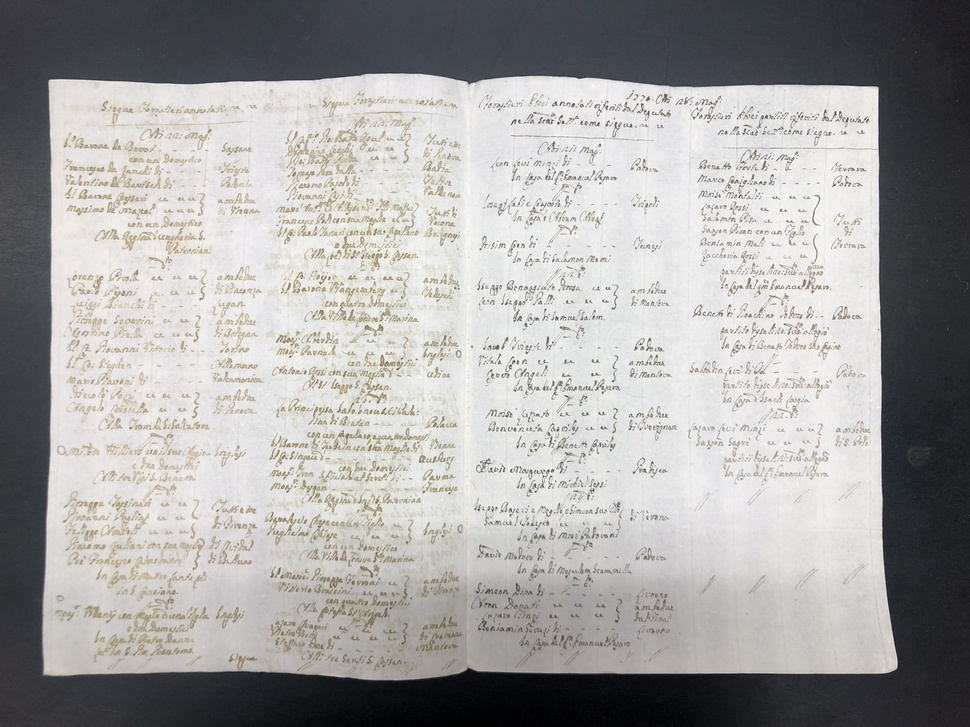
#> input picture core/annotator/data2/img3.jpg, 970 x 727 px, shrunk from 4032 x 3024 before the run
$ python -i preprocess.py   (imports and definitions only)
#> lines starting #> are read from the running program, lines starting #| are printed output that depends on the picture; after the words box and inside, x2 and y2 are one past the last pixel; in counts of white or black regions, pixels touching at a corner belong together
"""Page preprocessing: page crop, illumination flattening, ink binarisation.

All later stages work on the boolean ink mask returned by `binarise`.
"""
from __future__ import annotations

from dataclasses import dataclass

import cv2
import numpy as np
from scipy.ndimage import median_filter


def paper_mask(bgr: np.ndarray, erode: int = 25, sat_max: int = 36) -> np.ndarray:
    """Boolean mask of the sheet: largest non-desk region with holes filled.

    The desk is either strongly coloured (wood) or dark; paper is neither.
    Thresholds are deliberately loose so shadows and colour casts on the
    paper stay inside the mask: on the two test pages shaded paper reaches a
    saturation of about 28, while the desk is above 45 or much darker.
    """
    k = cv2.getStructuringElement(cv2.MORPH_ELLIPSE, (35, 35))
    clean = cv2.GaussianBlur(cv2.morphologyEx(bgr, cv2.MORPH_CLOSE, k), (0, 0), 4)
    hsv = cv2.cvtColor(clean, cv2.COLOR_BGR2HSV)
    s, v = hsv[..., 1].astype(np.float32), hsv[..., 2].astype(np.float32)
    v_paper = np.percentile(v[s < 25], 50) if (s < 25).any() else 200.0
    raw = ((s < sat_max) & (v > 0.45 * v_paper)).astype(np.uint8)
    # opening wider than any sliver of pale desk that hugs the sheet edge
    k_open = max(15, int(0.05 * bgr.shape[1])) | 1
    raw = cv2.morphologyEx(raw, cv2.MORPH_OPEN, np.ones((k_open, k_open), np.uint8))
    n, lab, stats, _ = cv2.connectedComponentsWithStats(raw)
    if n < 2:
        return np.ones(bgr.shape[:2], bool)
    j = 1 + int(np.argmax(stats[1:, cv2.CC_STAT_AREA]))
    cnts, _ = cv2.findContours((lab == j).astype(np.uint8), cv2.RETR_EXTERNAL, cv2.CHAIN_APPROX_SIMPLE)
    filled = np.zeros(bgr.shape[:2], np.uint8)
    cv2.drawContours(filled, cnts, -1, 1, cv2.FILLED)  # outline with holes filled
    filled = _straighten_edges(filled.astype(bool))
    filled = cv2.erode(filled.astype(np.uint8), np.ones((erode, erode), np.uint8))
    return filled.astype(bool)


def _straighten_edges(mask: np.ndarray, window: float = 0.25, slack: int = 10) -> np.ndarray:
    """Clip bulges of the sheet mask that stick out past its typical edge.

    A sheet edge is close to straight, so the outermost mask pixel of each row
    (or column) should follow a running median of its neighbours. Patches of
    pale desk that survive the colour test show up as local bulges and are cut.
    """
    out = mask.copy()
    for axis in (0, 1):  # 0: left/right edge per row, 1: top/bottom edge per column
        m = out if axis == 0 else out.T
        has = m.any(axis=1)
        if has.sum() < 10:
            continue
        idx = np.arange(m.shape[1])
        lo = np.where(has, np.where(m, idx, m.shape[1]).min(axis=1), 0)
        hi = np.where(has, np.where(m, idx, -1).max(axis=1), 0)
        size = max(3, int(window * has.sum())) | 1
        lo_med = median_filter(lo[has], size=size, mode="nearest")
        hi_med = median_filter(hi[has], size=size, mode="nearest")
        keep = np.zeros_like(m)
        rows = np.where(has)[0]
        inside = (idx[None, :] >= (lo_med - slack)[:, None]) & (idx[None, :] <= (hi_med + slack)[:, None])
        keep[rows] = inside
        m &= keep  # in-place on `out` (or its transpose view)
    return out


def cut_fold(ink: np.ndarray, min_frac: float = 0.3, edge_frac: float = 0.15) -> np.ndarray:
    """Blank out a gutter fold shadow and everything beyond it (facing page)."""
    h, w = ink.shape
    out = ink.copy()
    n, lab, stats, _ = cv2.connectedComponentsWithStats(ink.astype(np.uint8), connectivity=8)
    for i in range(1, n):
        x, y, cw, ch = stats[i, :4]
        if ch < min_frac * h:
            continue
        if x + cw < edge_frac * w:  # fold near left edge
            out[:, : x + cw // 2] = False
            out[lab == i] = False
        elif x > (1 - edge_frac) * w:  # fold near right edge
            out[:, x + cw // 2 :] = False
            out[lab == i] = False
        else:
            out[lab == i] = False
    return out


def drop_border_touching(ink: np.ndarray, margin: int = 2, band: int = 40) -> np.ndarray:
    """Remove ink components that hug the crop border (desk and edge shadows).

    A component is dropped if it touches the border and at least half of it
    lies within `band` pixels of it. A rule or a word that merely runs up to
    the sheet edge is kept.
    """
    h, w = ink.shape
    n, lab, stats, _ = cv2.connectedComponentsWithStats(ink.astype(np.uint8), connectivity=8)
    x, y = stats[:, cv2.CC_STAT_LEFT], stats[:, cv2.CC_STAT_TOP]
    x1, y1 = x + stats[:, cv2.CC_STAT_WIDTH], y + stats[:, cv2.CC_STAT_HEIGHT]
    touches = (x < margin) | (y < margin) | (x1 > w - margin) | (y1 > h - margin)
    edge = np.ones((h, w), bool)
    edge[band : h - band, band : w - band] = False
    near_edge = np.bincount(lab[edge], minlength=n)
    drop = touches & (near_edge >= 0.5 * stats[:, cv2.CC_STAT_AREA])
    drop[0] = True
    return ~drop[lab]


def crop_page(bgr: np.ndarray) -> tuple[np.ndarray, np.ndarray, tuple[int, int]]:
    """Crop to the sheet. Returns (bgr_crop, sheet_mask_crop, (x0, y0))."""
    m = paper_mask(bgr)
    ys, xs = np.where(m)
    y0, y1, x0, x1 = ys.min(), ys.max() + 1, xs.min(), xs.max() + 1
    return bgr[y0:y1, x0:x1], m[y0:y1, x0:x1], (x0, y0)


def flatten(gray: np.ndarray, sigma: float = 40) -> np.ndarray:
    """Divide by a blurred background estimate to remove lighting gradients."""
    bg = cv2.morphologyEx(gray, cv2.MORPH_CLOSE, np.ones((25, 25), np.uint8))
    bg = cv2.GaussianBlur(bg, (0, 0), sigma)
    norm = gray.astype(np.float32) / np.maximum(bg.astype(np.float32), 1)
    return np.clip(norm * 255, 0, 255).astype(np.uint8)


def binarise(bgr: np.ndarray, block: int = 51, c: float = 14, min_area: int = 12) -> np.ndarray:
    """Return a boolean ink mask (True = ink).

    Uses the minimum colour channel: brown iron-gall ink is darkest in blue,
    grey pencil is equally dark in all three, so both survive.
    """
    chan = bgr.min(axis=2)
    flat = flatten(chan)
    th = cv2.adaptiveThreshold(
        flat, 255, cv2.ADAPTIVE_THRESH_GAUSSIAN_C, cv2.THRESH_BINARY_INV, block, c
    )
    n, lab, stats, _ = cv2.connectedComponentsWithStats(th, connectivity=8)
    keep = np.zeros(n, bool)
    keep[1:] = stats[1:, cv2.CC_STAT_AREA] >= min_area
    return keep[lab]


@dataclass
class Page:
    """A photographed sheet, cropped to the paper, with its ink masks."""

    bgr: np.ndarray  # colour crop
    ink: np.ndarray  # boolean ink mask used by every detector
    faint: np.ndarray  # more sensitive mask; keeps pale dry-pen strokes, and more noise
    contrast: np.ndarray  # float32 darkness of each pixel relative to the local paper (0 = paper)
    offset: tuple[int, int] = (0, 0)  # (x0, y0) of the sheet crop in the original photograph
    size: tuple[int, int] = (0, 0)  # (width, height) of the original photograph


def load(path: str, faint_c: float = 6) -> Page:
    """Load an image, crop it to the sheet and binarise it."""
#> called with path = '../../annotator/data2/img3.jpg', faint_c = 6
    bgr = cv2.imread(path)
#> bgr is the input picture: shape (727, 970, 3); mean B, G, R 162.4, 163.6, 165.1
    if bgr is None:
        raise FileNotFoundError(path)
    crop, sheet, offset = crop_page(bgr)
#> in paper_mask, `s, v = hsv[..., 1].astype(np.float32), hsv[..., 2].astype(np.float32)`:
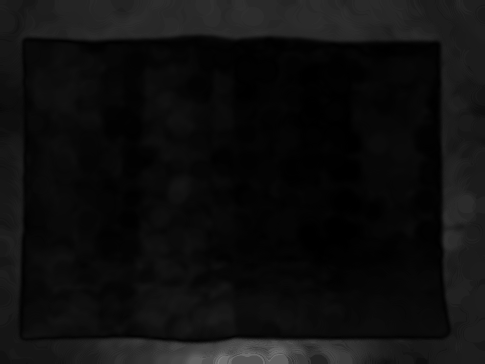
#> s: shape (727, 970) float32 (shown at 1/2 size); min 0, max 128, mean 14.8
#> in paper_mask, `v_paper = np.percentile(v[s < 25], 50) if (s < 25).any() else 200.0`: v_paper = 241
#> in paper_mask, `raw = cv2.morphologyEx(raw, cv2.MORPH_OPEN, np.ones((k_open, k_open), ..`:
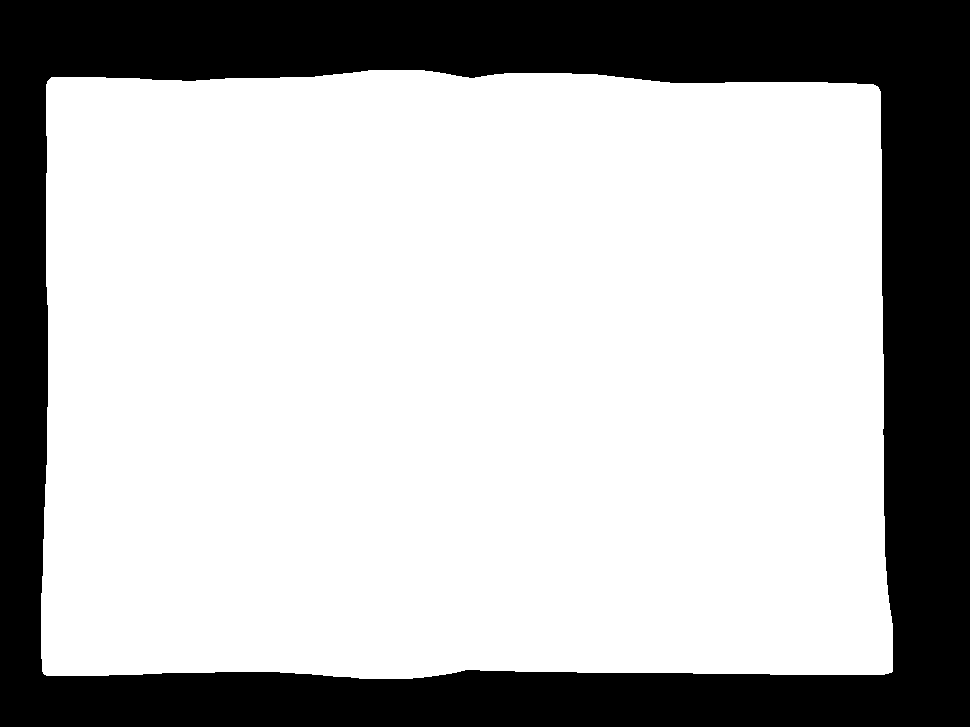
#> raw: shape (727, 970); values 0 (black) and 1 (white), 71% white; 1 black region, box (x1, y1, x2, y2) and area: (0, 0, 970, 727) 204789
#> in paper_mask, `n, lab, stats, _ = cv2.connectedComponentsWithStats(raw)`: n = 2; stats = [[0, 0, 970, 727, 204789], [41, 70, 852, 609, 500401]]
#> in paper_mask, `j = 1 + int(np.argmax(stats[1:, cv2.CC_STAT_AREA]))`: j = 1
#> in paper_mask, `cnts, _ = cv2.findContours((lab == j).astype(np.uint8), cv2.RETR_EXTER..`: cnts = 1 contour; box (x1, y1, x2, y2) and area: (41, 70, 893, 679) 498972
#> the loop in _straighten_edges, `for axis in (0, 1):` made 2 passes
#> size on passes 1 to 2: 153, 213
#> after the loop in _straighten_edges, `for axis in (0, 1):`:
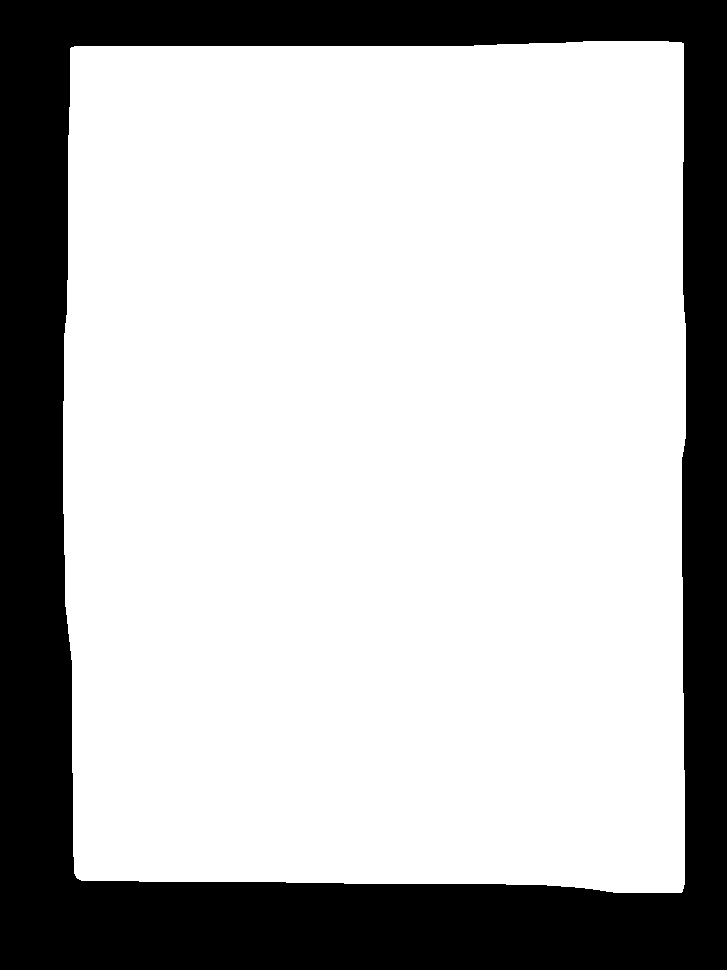
#> keep: shape (970, 727) bool; 73.3% white; 1 black region, box (x1, y1, x2, y2) and area: (0, 0, 727, 970) 187939
#> in crop_page, `y0, y1, x0, x1 = ys.min(), ys.max() + 1, xs.min(), xs.max() + 1`: y0 = 82; y1 = 667; x0 = 53; x1 = 881
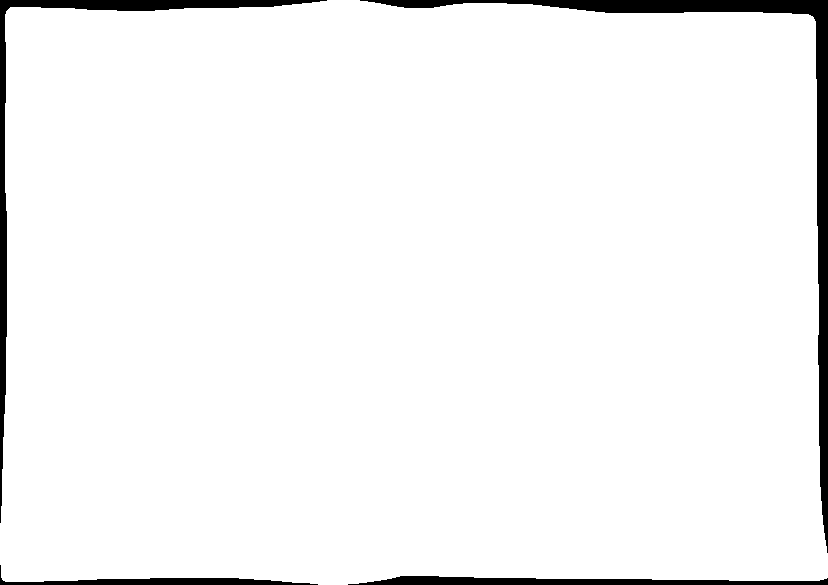
#> sheet: shape (585, 828) bool; 96.1% white; 4 black regions, box (x1, y1, x2, y2) and area: (360, 0, 828, 553) 9390, (0, 0, 327, 523) 5256, (348, 576, 828, 585) 2751, (0, 565, 318, 585) 1622
#> offset = (53, 82)
    ink = drop_border_touching(cut_fold(binarise(crop) & sheet))
#> in binarise, `n, lab, stats, _ = cv2.connectedComponentsWithStats(th, connectivity=8)`: n = 2471; stats = 2471 rows, first 6: [0, 0, 828, 585, 412784], [42, 1, 3, 3, 5], [84, 0, 89, 2, 121], [212, 1, 1, 1, 1], [260, 0, 2, 1, 2], [414, 0, 10, 3, 16]
#> in cut_fold, `h, w = ink.shape`: h = 585; w = 828
#> in cut_fold, `n, lab, stats, _ = cv2.connectedComponentsWithStats(ink.astype(np.uint..`: n = 1285; stats = 1285 rows, first 6: [0, 0, 828, 585, 418852], [216, 8, 4, 5, 16], [303, 9, 9, 6, 23], [475, 11, 10, 13, 37], [573, 11, 8, 7, 16], [426, 12, 14, 14, 36]
#> the loop in cut_fold, `for i in range(1, n):` made 1284 passes
#> (x, y, cw, ch) on passes 1 to 3: (216, 8, 4, 5), (303, 9, 9, 6), (475, 11, 10, 13)
#> in drop_border_touching, `h, w = ink.shape`: h = 585; w = 828
#> in drop_border_touching, `n, lab, stats, _ = cv2.connectedComponentsWithStats(ink.astype(np.uint..`: n = 1285
#> in drop_border_touching, `x, y = stats[:, cv2.CC_STAT_LEFT], stats[:, cv2.CC_STAT_TOP]`: x = 1285 values, max 804 at index 173, min 0 at index 0, mean 382.8; y = 1285 values, max 578 at index 1283, min 0 at index 0, mean 283
#> in drop_border_touching, `x1, y1 = x + stats[:, cv2.CC_STAT_WIDTH], y + stats[:, cv2.CC_STAT_HEI..`: x1 = 1285 values, max 828 at index 0, min 11 at index 1164, mean 395.2; y1 = 1285 values, max 585 at index 0, min 13 at index 1, mean 293.4
#> in drop_border_touching, `near_edge = np.bincount(lab[edge], minlength=n)`: near_edge = 1285 values, max 96488 at index 0, min 0 at index 72, mean 82.99
    # the fold test is only reliable on the clean mask, so reuse its verdict
    gone = cv2.dilate(((binarise(crop) & sheet) & ~ink).astype(np.uint8), np.ones((9, 9), np.uint8)).astype(bool)
#> gone: shape (585, 828) bool; 0.07% white; 1 white region, box (x1, y1, x2, y2) and area: (318, 570, 344, 585) 330
    faint = binarise(crop, c=faint_c, min_area=8) & sheet & ~gone
#> call 3 of binarise, with block = 51, c = 6, min_area = 8
#> in binarise (call 3), `n, lab, stats, _ = cv2.connectedComponentsWithStats(th, connectivity=8)`:
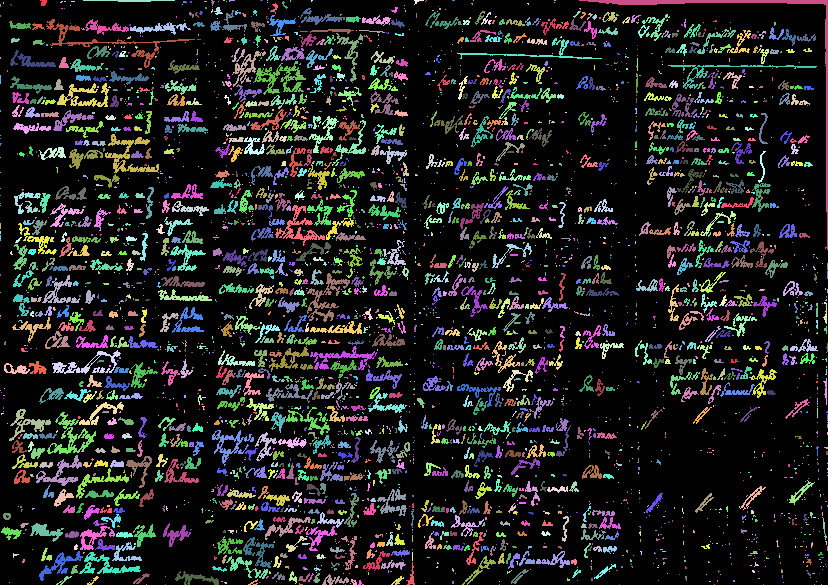
#> lab: shape (585, 828) int32; 3032 distinct labels, from 0 to 3031; one colour per label, 0 black
#> in binarise (call 3), `n, lab, stats, _ = cv2.connectedComponentsWithStats(th, connectivity=8)`: n = 3032
#> faint: shape (585, 828) bool; 17.3% white in thin lines or dots
    cols = np.where(ink.any(axis=0))[0]
#> cols = 809 values from 2 to 817
    if len(cols):  # nothing outside the text block (facing page, desk edge)
        faint[:, : cols.min()] = False
#> faint: shape (585, 828) bool; 17.3% white in thin lines or dots
        faint[:, cols.max() + 1 :] = False
#> faint: shape (585, 828) bool; 17.3% white in thin lines or dots
    faint = drop_border_touching(faint) | ink
#> call 2 of drop_border_touching, with margin = 2, band = 40
#> in drop_border_touching (call 2), `n, lab, stats, _ = cv2.connectedComponentsWithStats(ink.astype(np.uint..`:
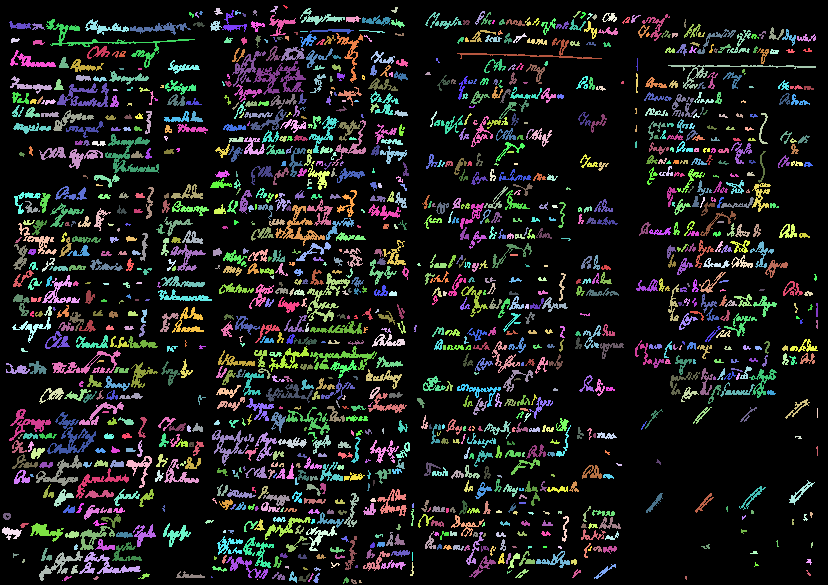
#> lab: shape (585, 828) int32; 1293 distinct labels, from 0 to 1292; one colour per label, 0 black
#> in drop_border_touching (call 2), `n, lab, stats, _ = cv2.connectedComponentsWithStats(ink.astype(np.uint..`: n = 1293; stats = 1293 rows, first 6: [0, 0, 828, 585, 400363], [283, 5, 5, 4, 9], [270, 6, 8, 8, 24], [391, 7, 7, 6, 21], [214, 8, 9, 7, 34], [300, 8, 45, 17, 238]
#> in drop_border_touching (call 2), `x, y = stats[:, cv2.CC_STAT_LEFT], stats[:, cv2.CC_STAT_TOP]`: x = 1293 values, max 817 at index 932, min 0 at index 0, mean 396.3; y = 1293 values, max 580 at index 1291, min 0 at index 0, mean 284.5
#> in drop_border_touching (call 2), `x1, y1 = x + stats[:, cv2.CC_STAT_WIDTH], y + stats[:, cv2.CC_STAT_HEI..`: x1 = 1293 values, max 828 at index 0, min 11 at index 1151, mean 410; y1 = 1293 values, max 585 at index 0, min 9 at index 1, mean 295.4
#> in drop_border_touching (call 2), `near_edge = np.bincount(lab[edge], minlength=n)`: near_edge = 1293 values, max 92744 at index 0, min 0 at index 89, mean 82.47
#> faint: shape (585, 828) bool; 17.3% white in thin lines or dots
    contrast = 1.0 - flatten(crop.min(axis=2)).astype(np.float32) / 255.0
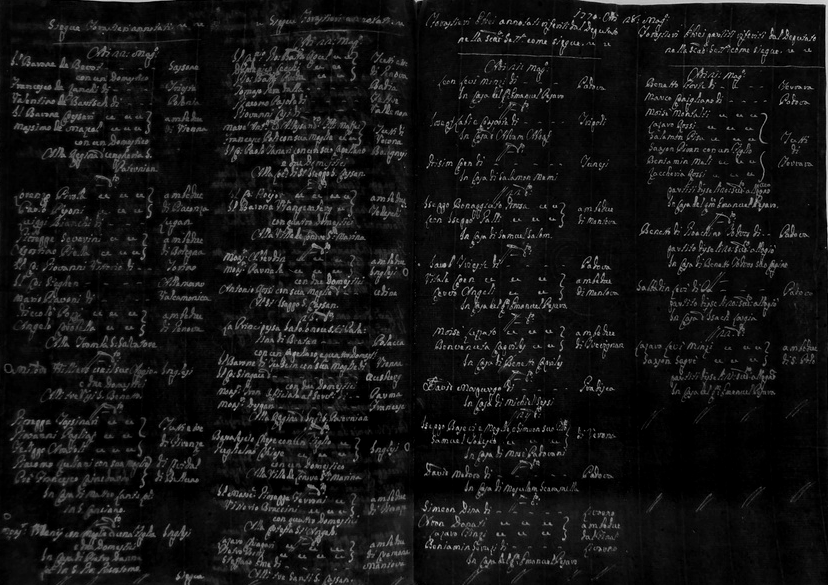
#> contrast: shape (585, 828) float32; min 0, max 0.851, mean 0.0847
    return Page(crop, ink, faint, contrast, (int(offset[0]), int(offset[1])),
                (int(bgr.shape[1]), int(bgr.shape[0])))

>>> result = load('../../annotator/data2/img3.jpg')
